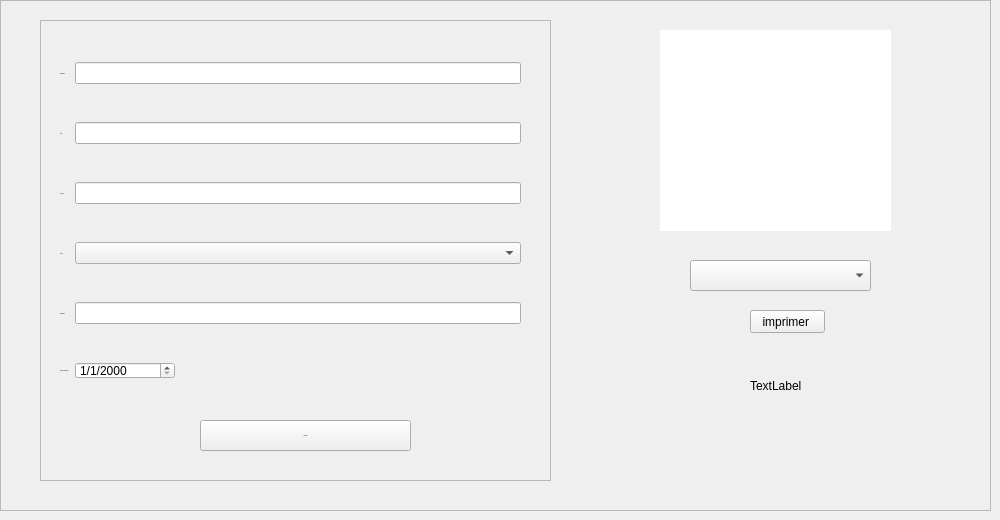
          <widget class="QWidget" name="ajouter_2">
           <attribute name="title">
            <string>Ajouter</string>
           </attribute>
           <widget class="QFrame" name="frame_16">
            <property name="geometry">
             <rect>
              <x>0</x>
              <y>0</y>
              <width>991</width>
              <height>511</height>
             </rect>
            </property>
            <property name="frameShape">
             <enum>QFrame::StyledPanel</enum>
            </property>
            <property name="frameShadow">
             <enum>QFrame::Raised</enum>
            </property>
            <widget class="QFrame" name="frame_17">
             <property name="geometry">
              <rect>
               <x>40</x>
               <y>20</y>
               <width>511</width>
               <height>461</height>
              </rect>
             </property>
             <property name="frameShape">
              <enum>QFrame::StyledPanel</enum>
             </property>
             <property name="frameShadow">
              <enum>QFrame::Raised</enum>
             </property>
             <widget class="QWidget" name="gridLayoutWidget">
              <property name="geometry">
               <rect>
                <x>20</x>
                <y>10</y>
                <width>461</width>
                <height>381</height>
               </rect>
              </property>
              <layout class="QGridLayout" name="gridLayout">
               <property name="sizeConstraint">
                <enum>QLayout::SetDefaultConstraint</enum>
               </property>
               <property name="horizontalSpacing">
                <number>6</number>
               </property>
               <item row="0" column="1">
                <widget class="QLineEdit" name="lineEditid"/>
               </item>
               <item row="1" column="0">
                <widget class="QLabel" name="label_26">
                 <property name="font">
                  <font>
                   <family>century gothic</family>
                   <pointsize>-1</pointsize>
                  </font>
                 </property>
                 <property name="text">
                  <string>Nom</string>
                 </property>
                </widget>
               </item>
               <item row="5" column="0">
                <widget class="QLabel" name="label_27">
                 <property name="font">
                  <font>
                   <family>century gothic</family>
                   <pointsize>-1</pointsize>
                  </font>
                 </property>
                 <property name="text">
                  <string>Date de naissance: </string>
                 </property>
                </widget>
               </item>
               <item row="0" column="0">
                <widget class="QLabel" name="label_28">
                 <property name="font">
                  <font>
                   <family>century gothic</family>
                   <pointsize>-1</pointsize>
                  </font>
                 </property>
                 <property name="text">
                  <string>Identifiant :</string>
                 </property>
                </widget>
               </item>
               <item row="3" column="0">
                <widget class="QLabel" name="label_29">
                 <property name="font">
                  <font>
                   <family>century gothic</family>
                   <pointsize>-1</pointsize>
                  </font>
                 </property>
                 <property name="text">
                  <string>Poste:</string>
                 </property>
                </widget>
               </item>
               <item row="2" column="1">
                <widget class="QLineEdit" name="lineEditprenom"/>
               </item>
               <item row="5" column="1">
                <widget class="QDateEdit" name="dateEditddn">
                 <property name="minimumSize">
                  <size>
                   <width>100</width>
                   <height>0</height>
                  </size>
                 </property>
                 <property name="maximumSize">
                  <size>
                   <width>12</width>
                   <height>17</height>
                  </size>
                 </property>
                 <property name="tabletTracking">
                  <bool>false</bool>
                 </property>
                 <property name="displayFormat">
                  <string>d/M/yyyy</string>
                 </property>
                </widget>
               </item>
               <item row="1" column="1">
                <widget class="QLineEdit" name="lineEditnom"/>
               </item>
               <item row="2" column="0">
                <widget class="QLabel" name="label_30">
                 <property name="font">
                  <font>
                   <family>century gothic</family>
                   <pointsize>-1</pointsize>
                  </font>
                 </property>
                 <property name="text">
                  <string>Prenom</string>
                 </property>
                </widget>
               </item>
               <item row="4" column="1">
                <widget class="QLineEdit" name="lineEdittelephone"/>
               </item>
               <item row="4" column="0">
                <widget class="QLabel" name="label_31">
                 <property name="font">
                  <font>
                   <family>century gothic</family>
                   <pointsize>-1</pointsize>
                  </font>
                 </property>
                 <property name="text">
                  <string>Telephone</string>
                 </property>
                </widget>
               </item>
               <item row="3" column="1">
                <widget class="QComboBox" name="comboBox_post"/>
               </item>
              </layout>
             </widget>
             <widget class="QPushButton" name="pushButton_14">
              <property name="geometry">
               <rect>
                <x>160</x>
                <y>400</y>
                <width>211</width>
                <height>31</height>
               </rect>
              </property>
              <property name="font">
               <font>
                <family>century gothic</family>
                <pointsize>-1</pointsize>
                <weight>50</weight>
                <bold>false</bold>
               </font>
              </property>
              <property name="text">
               <string>AJOUTER</string>
              </property>
             </widget>
            </widget>
            <widget class="QGraphicsView" name="graphicsView">
             <property name="geometry">
              <rect>
               <x>660</x>
               <y>30</y>
               <width>231</width>
               <height>201</height>
              </rect>
             </property>
             <property name="styleSheet">
              <string notr="true">border-image: url(:/perso.png);
border-radius:10px;</string>
             </property>
            </widget>
            <widget class="QComboBox" name="comboBox_9">
             <property name="geometry">
              <rect>
               <x>690</x>
               <y>260</y>
               <width>181</width>
               <height>31</height>
              </rect>
             </property>
            </widget>
            <widget class="QPushButton" name="pushButton_15">
             <property name="geometry">
              <rect>
               <x>750</x>
               <y>310</y>
               <width>75</width>
               <height>23</height>
              </rect>
             </property>
             <property name="text">
              <string>imprimer </string>
             </property>
            </widget>
            <widget class="QLabel" name="label_arduino">
             <property name="geometry">
              <rect>
               <x>750</x>
               <y>370</y>
               <width>91</width>
               <height>31</height>
              </rect>
             </property>
             <property name="text">
              <string>TextLabel</string>
             </property>
            </widget>
           </widget>
          </widget>
